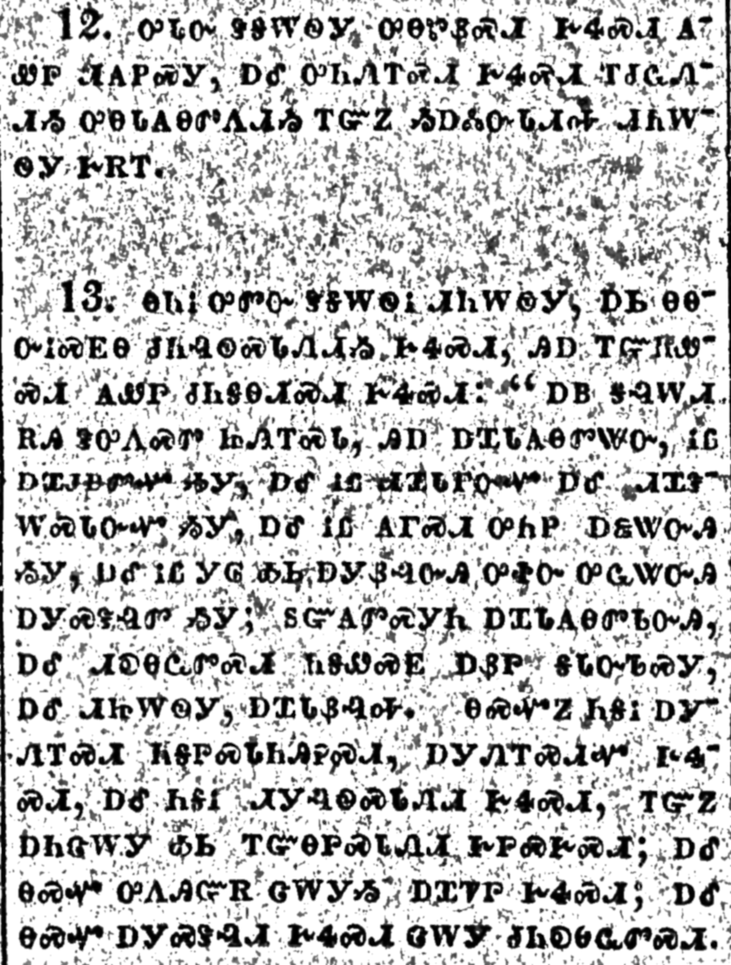
#> input picture test.png-tmp.png, 731 x 965 px, shrunk from 1032 x 1362 before the run
$ python -i binarizer.py   (imports and definitions only)
#> lines starting #> are read from the running program, lines starting #| are printed output that depends on the picture
"""
Local adaptive binarization handlers for historic document images.

This module exposes preprocessing, adaptive thresholding, and noise reduction
interfaces around the doxapy library, supporting algorithms:
- SU (Su, Lu, and Tan) local thresholding.
- Sauvola local thresholding.
- Wolf local thresholding.

Includes preprocessing filters (background subtraction and bilateral/Gaussian smoothing)
and postprocessing filters (connected-component based denoising and morphological opening).
"""

import cv2
import numpy as np
import doxapy
from PIL import Image

def preprocess_and_binarize_cv2(img, algorithm_name, parameters=None, use_bg_sub=True, use_bilateral=True, use_cc_denoise=True):
    """
    Core function to preprocess and binarize a grayscale OpenCV image (numpy array).

    Preprocesses images to equalize illumination and minimize noise, applies the selected
    local thresholding binarization algorithm, and cleans up residual noise.

    Args:
        img (np.ndarray): Input 2D grayscale image array (uint8).
        algorithm_name (str): Local thresholding algorithm name ('su', 'sauvola', or 'wolf').
        parameters (dict, optional): Custom parameter overrides for the selected algorithm (e.g. window size).
        use_bg_sub (bool, optional): If True, applies morphological closing division for background subtraction.
            Defaults to True.
        use_bilateral (bool, optional): If True, applies bilateral filtering; otherwise Gaussian blurring.
            Defaults to True.
        use_cc_denoise (bool, optional): If True, filters out small disconnected component noise. Defaults to True.

    Returns:
        np.ndarray: Binary image (numpy array) containing only values 0 and 255.

    Raises:
        ValueError: If an unsupported algorithm_name is specified.
    """
    # For small images (like individual line crops), local thresholding with large windows
    # can crash doxapy if the window exceeds image dimensions. We will clamp the window below.

    # 1. Background subtraction/normalization (illumination correction)
    if use_bg_sub:
        kernel = cv2.getStructuringElement(cv2.MORPH_RECT, (71, 71))
        background = cv2.morphologyEx(img, cv2.MORPH_CLOSE, kernel)
        img = cv2.divide(img, background, scale=255)

    # 2. Denoising
    if use_bilateral:
        denoised = cv2.bilateralFilter(img, d=9, sigmaColor=75, sigmaSpace=75)
    else:
        denoised = cv2.GaussianBlur(img, (3, 3), 0)

    # 3. Choose algorithm
    name_lower = algorithm_name.lower()
    if name_lower == 'su':
        algo = doxapy.Binarization.Algorithms.SU
        default_params = {"window": 75}
    elif name_lower == 'sauvola':
        algo = doxapy.Binarization.Algorithms.SAUVOLA
        default_params = {"window": 55, "k": 0.3}
    elif name_lower == 'wolf':
        algo = doxapy.Binarization.Algorithms.WOLF
        default_params = {"window": 45}
    else:
        raise ValueError(f"Unsupported binarization algorithm: {algorithm_name}")

    if parameters:
        default_params.update(parameters)

    # Ensure window size is odd and does not exceed image dimensions
    if "window" in default_params:
        max_win = min(img.shape[0], img.shape[1])
        if max_win % 2 == 0:
            max_win -= 1
        if max_win < 3:
            max_win = 3
        if default_params["window"] > max_win:
            default_params["window"] = max_win

    # Run thresholding
    binary_output = doxapy.to_binary(algo, denoised, default_params)

    # 4. Clean up post-thresholding
    if use_cc_denoise:
        num_labels, labels, stats, centroids = cv2.connectedComponentsWithStats(binary_output, connectivity=8)
        clean_binary = np.ones_like(binary_output) * 255
        for label in range(1, num_labels):
            area = stats[label, cv2.CC_STAT_AREA]
            if area >= 10:  # Ignore components smaller than 10 pixels
                clean_binary[labels == label] = 0
        cleaned_binary = clean_binary
    else:
        kernel = cv2.getStructuringElement(cv2.MORPH_RECT, (2, 2))
        cleaned_binary = cv2.morphologyEx(binary_output, cv2.MORPH_OPEN, kernel)

    return cleaned_binary


def binarize_image(input_path, output_path, algorithm_name, parameters=None, use_bg_sub=True, use_bilateral=True, use_cc_denoise=True):
    """
    Binarize an image file using doxapy and save the output.

    Args:
        input_path (str): File path of the input grayscale source image.
        output_path (str): File path to save the processed binary output image.
        algorithm_name (str): Algorithm name to apply ('su', 'sauvola', or 'wolf').
        parameters (dict, optional): Custom algorithm parameters dictionary. Defaults to None.
        use_bg_sub (bool, optional): If True, performs background subtraction. Defaults to True.
        use_bilateral (bool, optional): If True, performs bilateral noise filtering. Defaults to True.
        use_cc_denoise (bool, optional): If True, filters out tiny pixel noise components. Defaults to True.

    Raises:
        FileNotFoundError: If the input_path image fails to load.
    """
    # 1. Load the image using OpenCV in Grayscale
    img = cv2.imread(input_path, cv2.IMREAD_GRAYSCALE)
    if img is None:
        raise FileNotFoundError(f"Could not load image at {input_path}")

    cleaned_binary = preprocess_and_binarize_cv2(
        img, algorithm_name, parameters, use_bg_sub, use_bilateral, use_cc_denoise
    )

    # Save the processed image
    cv2.imwrite(output_path, cleaned_binary)


def binarize_pil_image(pil_img, algorithm_name="sauvola", parameters=None, use_bg_sub=True, use_bilateral=True, use_cc_denoise=True):
    """
    Binarize a PIL image in-memory and return a new PIL Image.

    This function automatically casts the PIL Image representation to a NumPy grayscale array,
    applies the pre-processing and thresholding pipeline, and wraps the resulting binary
    matrix back into a PIL Image instance.

    Args:
        pil_img (PIL.Image.Image): The input source PIL Image object.
        algorithm_name (str, optional): Algorithm name to apply. Defaults to "sauvola".
        parameters (dict, optional): Custom parameters overrides. Defaults to None.
        use_bg_sub (bool, optional): If True, performs background subtraction. Defaults to True.
        use_bilateral (bool, optional): If True, performs bilateral filtering. Defaults to True.
        use_cc_denoise (bool, optional): If True, filters out pixel-level noise. Defaults to True.

    Returns:
        PIL.Image.Image: The resulting processed binary PIL Image object.
    """
    # Convert PIL Image to OpenCV Grayscale
    open_cv_image = np.array(pil_img)
    if len(open_cv_image.shape) == 3:
        img = cv2.cvtColor(open_cv_image, cv2.COLOR_RGB2GRAY)
    else:
        img = open_cv_image

    cleaned_binary = preprocess_and_binarize_cv2(
        img, algorithm_name, parameters, use_bg_sub, use_bilateral, use_cc_denoise
    )

    # Convert back to PIL Image
    return Image.fromarray(cleaned_binary)

>>> import cv2
>>> picture = cv2.cvtColor(cv2.imread('../test.png-tmp.png'), cv2.COLOR_BGR2RGB)
#> picture is the input picture: shape (965, 731, 3); min 0, max 255, mean 195.8
>>> result = binarize_pil_image(picture)
#> in preprocess_and_binarize_cv2, `background = cv2.morphologyEx(img, cv2.MORPH_CLOSE, kernel)`: background: shape (965, 731); every value is 255
#> in preprocess_and_binarize_cv2, `denoised = cv2.bilateralFilter(img, d=9, sigmaColor=75, sigmaSpace=75)`:
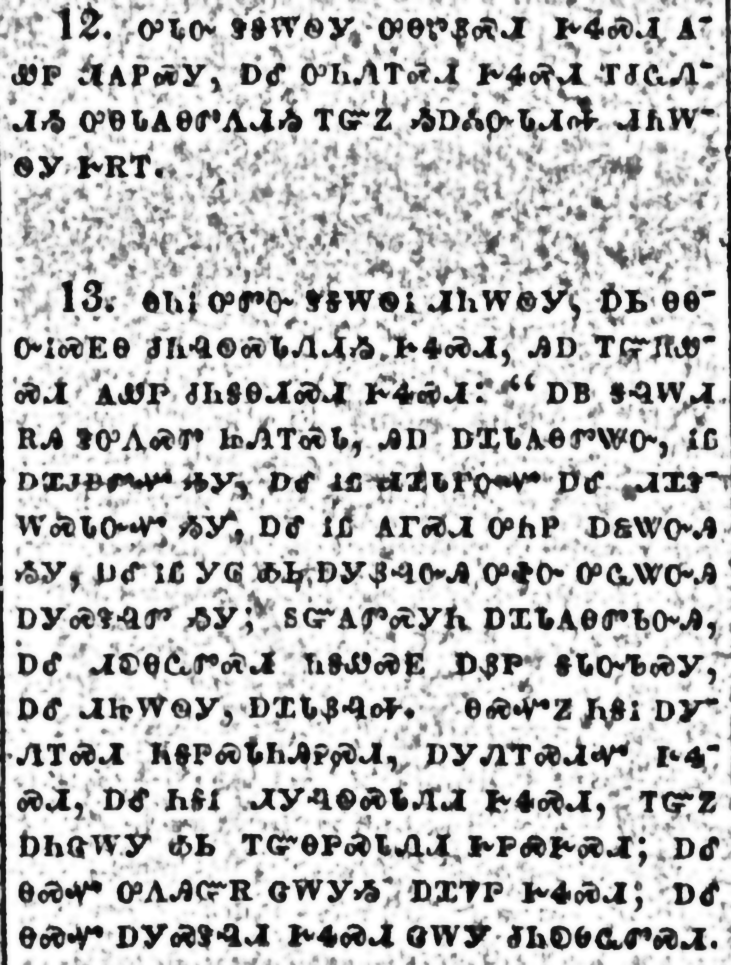
#> denoised: shape (965, 731); min 2, max 255, mean 196.9
#> (the run stopped early here; a loop or call above may not have finished)
